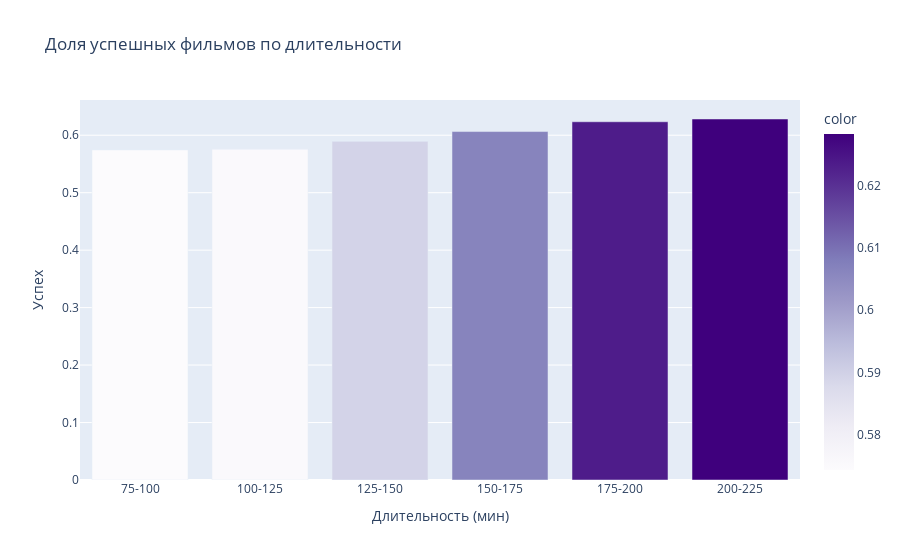

Write notebook code for a chart like this one.
### Code cell
# duration_top = successful_films.copy()
# bins_duration = range(75, 230, 25)
# duration_top['duration_bin'] = pd.cut(successful_films['duration'], bins=bins_duration)
# top_duration_score = duration_top.groupby('duration_bin')['success_score'].mean()

# top_duration_score.index = [f"{int(interval.left)}-{int(interval.right)}" for interval in top_duration_score.index]


# fig = px.bar(
#     x=top_duration_score.index.astype(str),
#     y=top_duration_score.values,
#     labels={'x':'Длительность (мин)', 'y':'Успех'},
#     title="Доля успешных фильмов по длительности",
#     color=top_duration_score.values,
#     color_continuous_scale='Purples'
# )
# fig.show()

### Figure 1 — Plotly figure (JSON) as saved in the notebook; plotly's stock layout.template omitted (floating-point values rounded to 4 significant figures)
{"data": [{"alignmentgroup": "True", "hovertemplate": "Длительность (мин)=%{x}<br>Успех=%{y}<br>color=%{marker.color}<extra></extra>", "legendgroup": "", "marker": {"color": [0.5744, 0.5755, 0.5894, 0.6064, 0.6234, 0.6282], "coloraxis": "coloraxis", "pattern": {"shape": ""}}, "name": "", "offsetgroup": "", "orientation": "v", "showlegend": false, "textposition": "auto", "type": "bar", "x": ["75-100", "100-125", "125-150", "150-175", "175-200", "200-225"], "xaxis": "x", "y": [0.5744, 0.5755, 0.5894, 0.6064, 0.6234, 0.6282], "yaxis": "y"}], "layout": {"autosize": true, "barmode": "relative", "coloraxis": {"colorbar": {"title": {"text": "color"}}, "colorscale": [[0, "rgb(252,251,253)"], [0.125, "rgb(239,237,245)"], [0.25, "rgb(218,218,235)"], [0.375, "rgb(188,189,220)"], [0.5, "rgb(158,154,200)"], [0.625, "rgb(128,125,186)"], [0.75, "rgb(106,81,163)"], [0.875, "rgb(84,39,143)"], [1, "rgb(63,0,125)"]]}, "legend": {"tracegroupgap": 0}, "title": {"text": "Доля успешных фильмов по длительности"}, "xaxis": {"anchor": "y", "autorange": true, "domain": [0, 1], "range": [-0.5, 5.5], "title": {"text": "Длительность (мин)"}, "type": "category"}, "yaxis": {"anchor": "x", "autorange": true, "domain": [0, 1], "range": [0, 0.6613], "title": {"text": "Успех"}, "type": "linear"}}}
